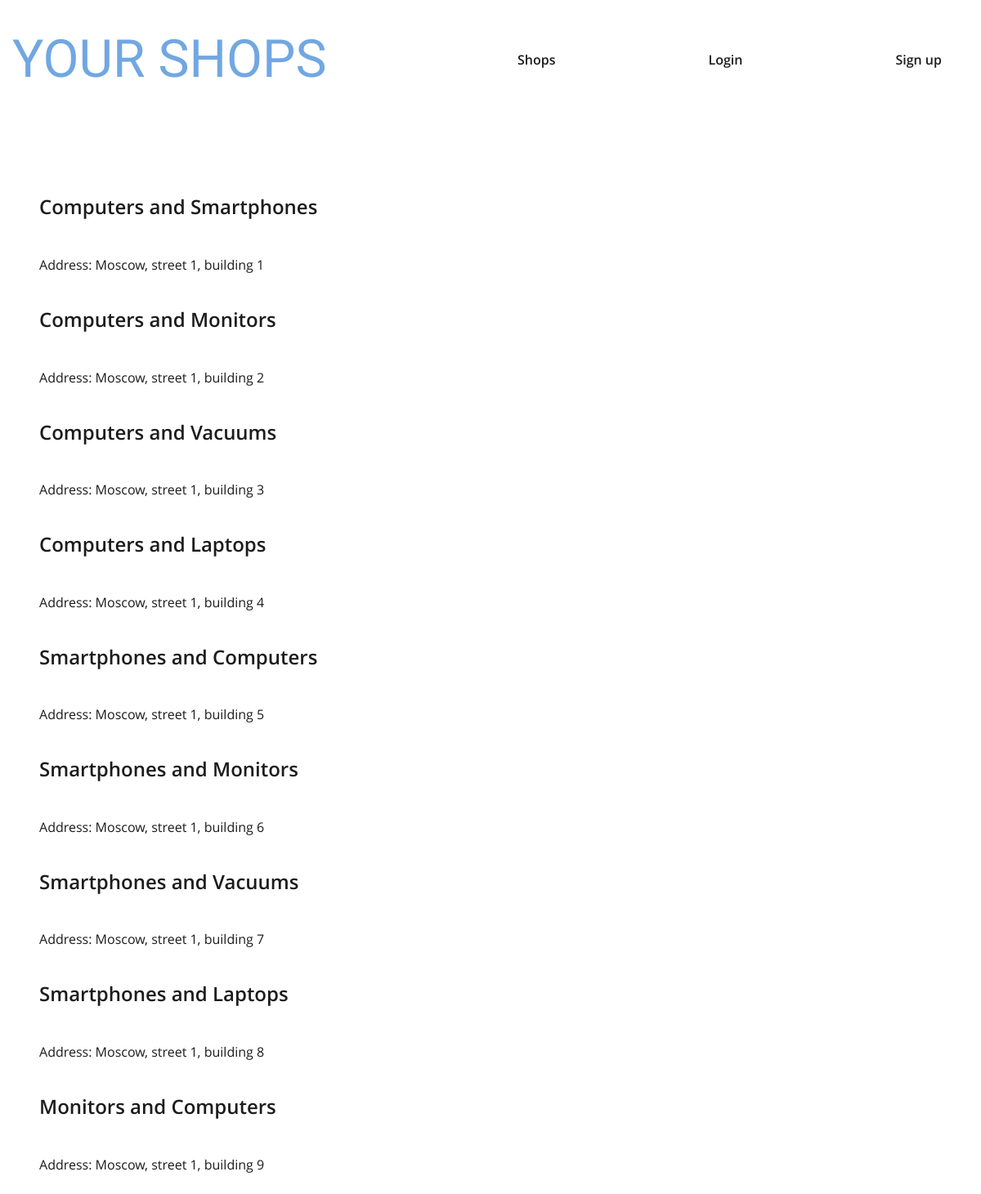
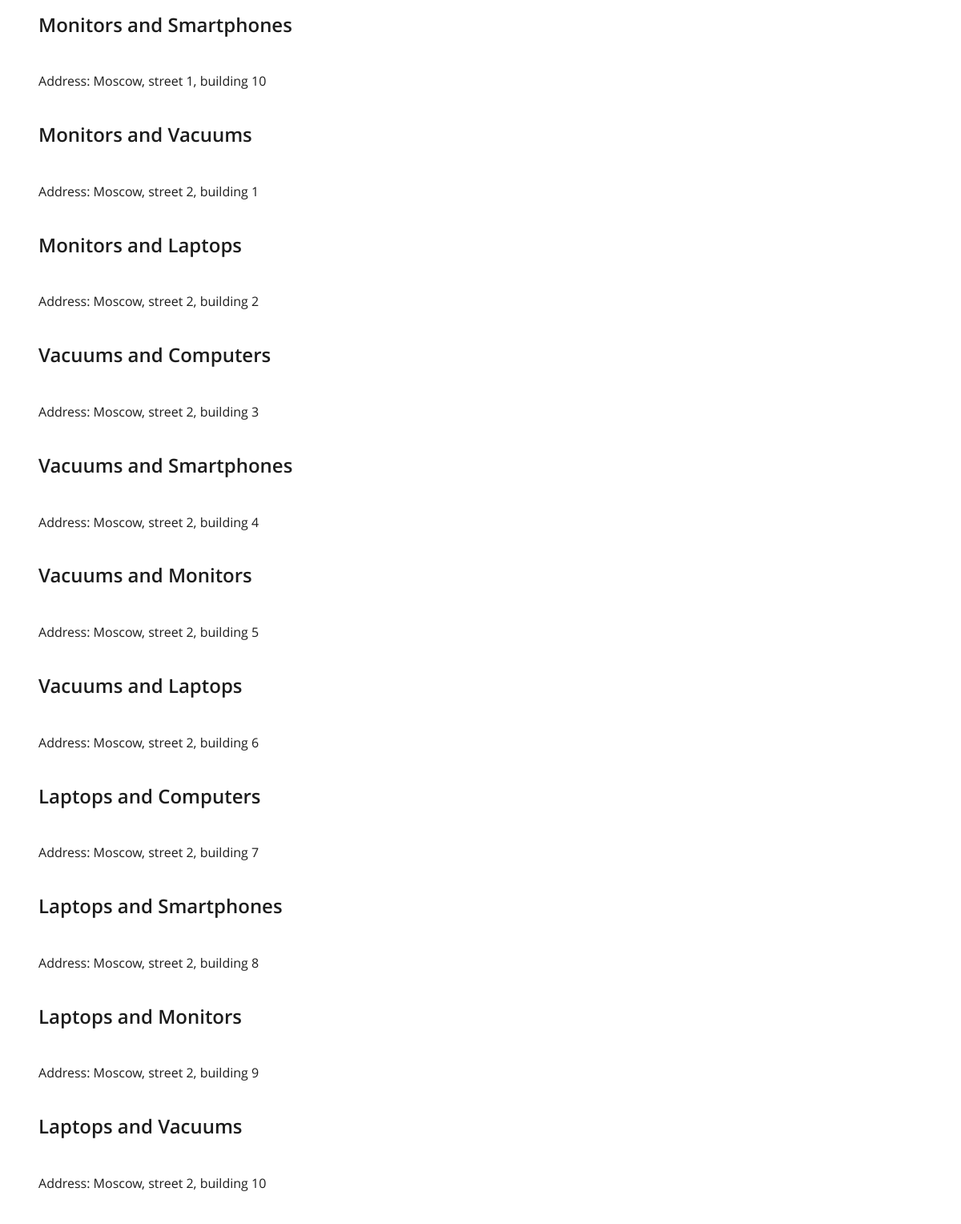
The page /goods/shops/ on the database its author committed (2 pictures, top to bottom).
### app_goods/models.py (models this page shows, shortened)
class Shop(models.Model):
    title = models.CharField(max_length=100)
    address = models.CharField(max_length=200)
    class Meta:
        verbose_name = _('shop')
        verbose_name_plural = _('shops')

### app_goods/views.py (the view)
# urls.py: path('shops/', ShopListView.as_view(), name='shop_list'),
class ShopListView(ListView):
    queryset = (
        Shop.objects.all
    )
    template_name = 'app_goods/shop_list.html'
    context_object_name = 'shops'
    def get_context_data(self, *, object_list=None, **kwargs) -> Dict[str, Union[View, Basket, Profile]]:
        context = super().get_context_data(object_list=None, **kwargs)
        if self.request.user.is_authenticated:
            context['profile'] = get_object_or_404(Profile, user=self.request.user)
            basket = Basket(self.request)
            context['basket'] = basket
        return context

### app_basket/context_processors.py (called while the page is built)
def basket(request: HttpRequest) -> Dict[str, Basket]:
    return {'basket': Basket(request)}

### templates/app_goods/shop_list.html (shortened to what this page needs)
{% extends 'base.html' %}
{% load i18n %}
{% block body %}
    {% if shops %}
        {% for shop in shops %}
            <a class="core_link_item shop-container" href="{% url 'app_goods:shop' pk=shop.pk %}">
                <h2 class="shop__list__title">{{ shop.title }}</h2>
                <p class="shop-address">{% trans 'Address' %}: {{ shop.address }}</p>
            </a>
        {% endfor %}
    {% else %}
        <h2>{% trans 'No shops yet' %}</h2>
    {% endif %}
{% endblock %}

### static/css/style.css (style rules this page uses)
html { box-sizing: border-box; }
*, *::before, *::after { box-sizing: inherit; }
a { color: inherit; text-decoration: none; }
body { min-width: 320px; font-family: 'OpenSans', sans-serif; font-weight: 400; }
h1, h2, h3, h4, p, ul, li { margin: 0; padding: 0; }
.core_link_item { padding: 0.8em 2em; border: 1px solid #fff; border-radius: 5px; cursor: pointer; color: #1c1c1c; transition: background-color .3s ease-in-out, color .3s ease-in-out; }
.shop-container { display: block; margin-bottom: 3%; }
.shop-container:not(:last-child) { margin-bottom: 1em; }
.shop__list__title { margin-bottom: 2em; font-weight: 600; font-size: 1.5em; }

### rows shown on the page
Shop: title "Computers and Smartphones", address "Moscow, street 1, building 1"
Shop: title "Computers and Monitors", address "Moscow, street 1, building 2"
Shop: title "Computers and Vacuums", address "Moscow, street 1, building 3"
Shop: title "Computers and Laptops", address "Moscow, street 1, building 4"
Shop: title "Smartphones and Computers", address "Moscow, street 1, building 5"
Shop: title "Smartphones and Monitors", address "Moscow, street 1, building 6"
Shop: title "Smartphones and Vacuums", address "Moscow, street 1, building 7"
Shop: title "Smartphones and Laptops", address "Moscow, street 1, building 8"
Shop: title "Monitors and Computers", address "Moscow, street 1, building 9"
Shop: title "Monitors and Smartphones", address "Moscow, street 1, building 10"
Shop: title "Monitors and Vacuums", address "Moscow, street 2, building 1"
Shop: title "Monitors and Laptops", address "Moscow, street 2, building 2"
Shop: title "Vacuums and Computers", address "Moscow, street 2, building 3"
Shop: title "Vacuums and Smartphones", address "Moscow, street 2, building 4"
Shop: title "Vacuums and Monitors", address "Moscow, street 2, building 5"
Shop: title "Vacuums and Laptops", address "Moscow, street 2, building 6"
Shop: title "Laptops and Computers", address "Moscow, street 2, building 7"
Shop: title "Laptops and Smartphones", address "Moscow, street 2, building 8"
Shop: title "Laptops and Monitors", address "Moscow, street 2, building 9"
Shop: title "Laptops and Vacuums", address "Moscow, street 2, building 10"
